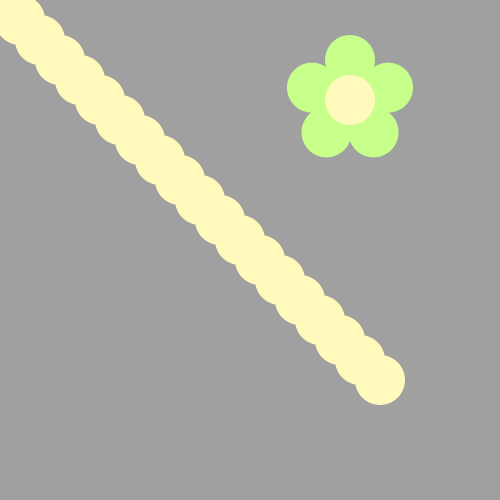
Frame 1 (no input)
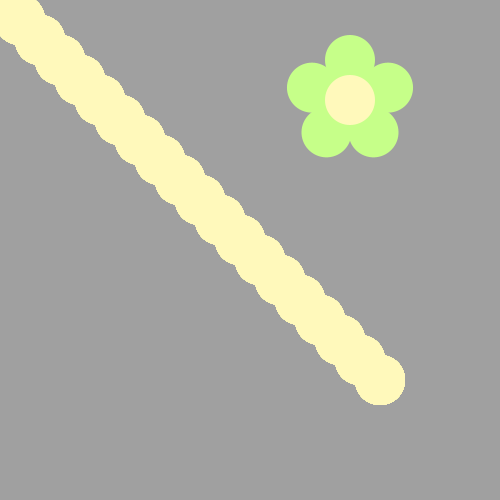
Frame 60 (the mouse pressed at the canvas centre just before this capture)
Frame 120 (the mouse held since frame 60 and released just before this capture): identical to frame 60, image omitted

The Processing sketch that drew these frames (run headless with seeded random() and noise(); from frame 60 on, the mouse is pressed at the canvas centre):

// Processing sketch: bumble_bee
// ── bumble_bee.pde
void draw() {
for(int i=0;i<20;i++){
ellipse(i*20, i*20, 50, 50);
}
  
  /*Use a loop to make a body for the Bee!
Then put his head on using drawBeeFace(x,y)
Use Modulo to make the colors alternate 
*/
}

void drawFlower(int x, int y) {
     noStroke();
     translate(x, y);
     // draw 5 petals, rotating after each one
     fill(#c6ff89);      // green
      for (int i = 0; i < 5; i++) {
           ellipse(0, -40, 50, 50);
          rotate(radians(72));
     }
     fill(#fff9bb); // light yellow
     ellipse(0, 0, 50, 50);
} 
void drawBeeFace(int BeeFaceX, int BeeFaceY) {
     noStroke();
     fill(0, 0, 0);
     stroke(1);
     strokeWeight(5);
     line(BeeFaceX-10, BeeFaceY-27, BeeFaceX-17, BeeFaceY-50);
     line(BeeFaceX+10, BeeFaceY-27, BeeFaceX+17, BeeFaceY-50);
     ellipse(BeeFaceX-17, BeeFaceY-50, 10, 10);
     ellipse(BeeFaceX+17, BeeFaceY-50, 10, 10);
     noStroke();
     fill(255, 251, 28);
     ellipse(BeeFaceX, BeeFaceY, 60, 60); // face
     fill(255, 237, 209);
     fill(0,0,0);
      ellipse(BeeFaceX-10, BeeFaceY-15, 10, 10); // eyes
     ellipse(BeeFaceX+10, BeeFaceY-15, 10, 10);
      ellipse(BeeFaceX, BeeFaceY-5, 10, 10); // nose
      ellipse(BeeFaceX, BeeFaceY+10, 20, 10);// mouth
     fill(255, 251, 28);
     ellipse(BeeFaceX, BeeFaceY+5, 20, 6);
}

void setup() {
     ellipseMode(CENTER);
     size(500, 500);
     background(160, 160, 160);
      drawFlower(350, 100);
}
